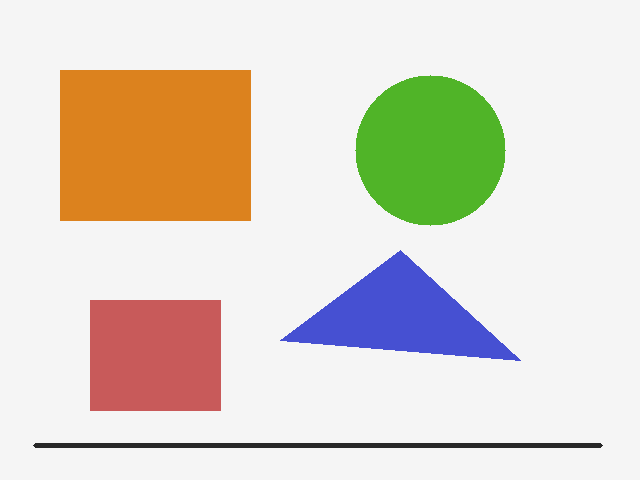
#> input picture 01_original.png, 640 x 480 px
$ python -i pipeline.py   (imports and definitions only)
#> lines starting #> are read from the running program, lines starting #| are printed output that depends on the picture; after the words box and inside, x2 and y2 are one past the last pixel; in counts of white or black regions, pixels touching at a corner belong together
from pathlib import Path
import cv2
import numpy as np

def load_image(path: Path) -> np.ndarray:
#> called with path = '01_original.png'
    image = cv2.imread(str(path))
#> image is the input picture: shape (480, 640, 3); mean B, G, R 202.4, 214.7, 222.2
    if image is None:
        raise FileNotFoundError(f"Image not found or unreadable: {path}")
    return image

def to_grayscale(image: np.ndarray) -> np.ndarray:
    return cv2.cvtColor(image, cv2.COLOR_BGR2GRAY)
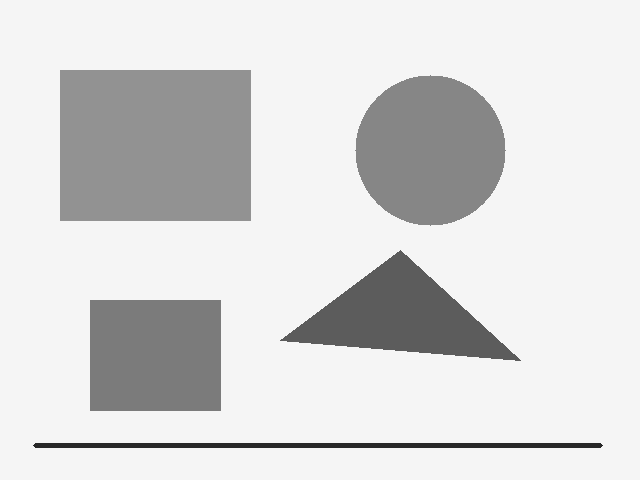
#> returned value: shape (480, 640); min 40, max 245, mean 215.6

def blur_image(gray: np.ndarray) -> np.ndarray:
    return cv2.GaussianBlur(gray, (5, 5), 0)

def detect_edges(blurred: np.ndarray) -> np.ndarray:
    return cv2.Canny(blurred, 50, 150)
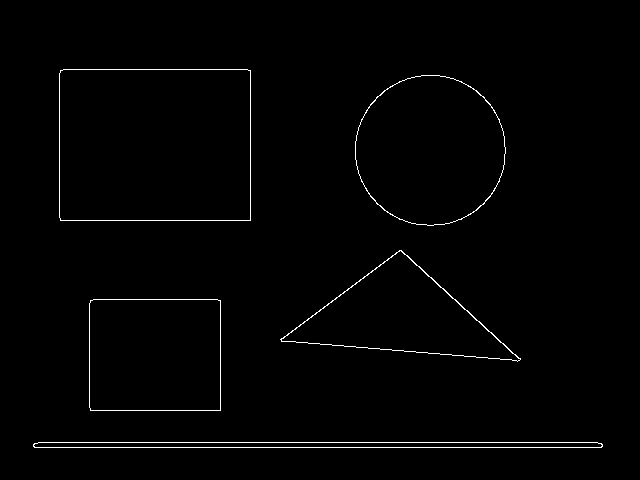
#> returned value: shape (480, 640); 1.1% white in thin lines or dots, all inside (x1, y1, x2, y2) = (33, 69, 603, 448)

def threshold_image(gray: np.ndarray) -> np.ndarray:
    _, threshold = cv2.threshold(gray, 120, 255, cv2.THRESH_BINARY)
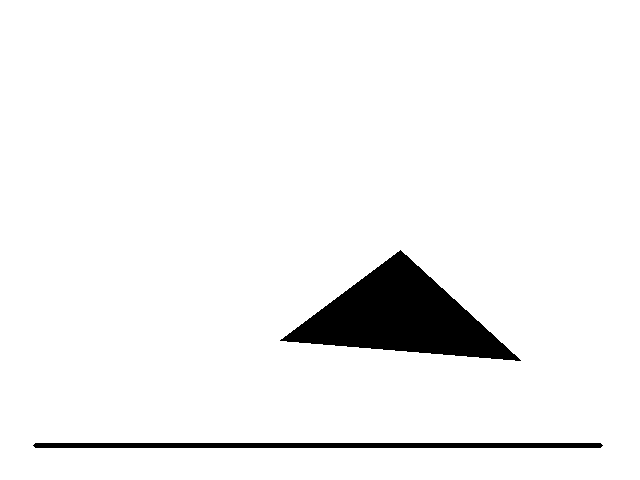
#> threshold: shape (480, 640); 95.1% white; 2 black regions
    return threshold

def find_objects(edges: np.ndarray, original: np.ndarray):
    contours, _ = cv2.findContours(edges, cv2.RETR_EXTERNAL, cv2.CHAIN_APPROX_SIMPLE)
#> contours = 5 contours; box (x1, y1, x2, y2) and area: (59, 69, 251, 221) 28830, (355, 75, 506, 226) 17702, (89, 299, 221, 411) 14530, (280, 250, 521, 362) 12243, (33, 442, 603, 448) 2834
    annotated = original.copy()
    objects = []

    for contour in contours:
        area = float(cv2.contourArea(contour))
        if area < 500:
            continue

        x, y, w, h = cv2.boundingRect(contour)
        perimeter = float(cv2.arcLength(contour, True))
        objects.append({
            "area": round(area, 2),
            "x": int(x),
            "y": int(y),
            "width": int(w),
            "height": int(h),
            "perimeter": round(perimeter, 2),
        })
        cv2.rectangle(annotated, (x, y), (x + w, y + h), (0, 0, 0), 3)
        cv2.putText(
            annotated,
            f"A={int(area)}",
            (x, max(20, y - 8)),
            cv2.FONT_HERSHEY_SIMPLEX,
            0.55,
            (0, 0, 0),
            2,
            cv2.LINE_AA,
        )
#> this loop made 5 passes
#> (area, x, y, w, h, perimeter) on passes 1 to 5: (2834, 33, 442, 570, 6, 1144.5), (14530, 89, 299, 132, 112, 481.7), (12243, 280, 250, 241, 112, 573.1), (17702, 355, 75, 151, 151, 499.2), (28830, 59, 69, 192, 152, 681.7)
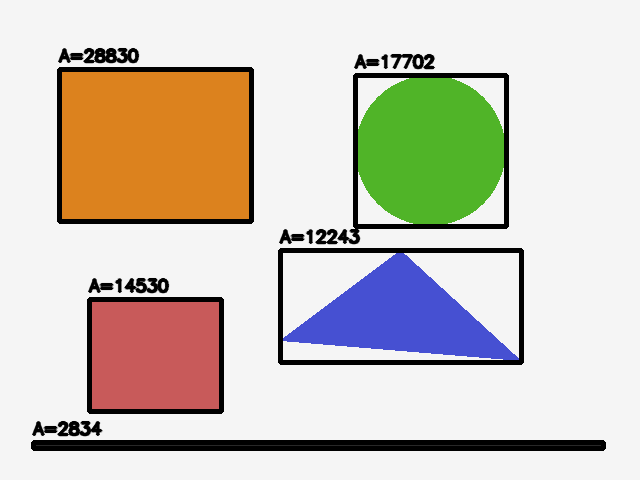
#> annotated: shape (480, 640, 3); 7.47% of pixels changed, all inside (x1, y1, x2, y2) = (31, 47, 606, 451)
#> after the loop, objects = 5 items

    objects.sort(key=lambda item: item["area"], reverse=True)
    return annotated, objects

def save_image(path: Path, image: np.ndarray):
    path.parent.mkdir(parents=True, exist_ok=True)
    if not cv2.imwrite(str(path), image):
        raise IOError(f"Failed to write image: {path}")

def run_pipeline(input_path: Path, output_dir: Path):
    output_dir = Path(output_dir)
    image = load_image(input_path)
    gray = to_grayscale(image)
    blurred = blur_image(gray)
    edges = detect_edges(blurred)
    threshold = threshold_image(gray)
    annotated, objects = find_objects(edges, image)
#> objects = 5 items

    save_image(output_dir / "01_original.png", image)
    save_image(output_dir / "02_grayscale.png", gray)
    save_image(output_dir / "03_blurred.png", blurred)
    save_image(output_dir / "04_edges.png", edges)
    save_image(output_dir / "05_threshold.png", threshold)
    save_image(output_dir / "06_contours.png", annotated)

    comparison = cv2.hconcat([
        cv2.cvtColor(image, cv2.COLOR_BGR2GRAY),
        edges,
        threshold,
        cv2.cvtColor(annotated, cv2.COLOR_BGR2GRAY),
    ])
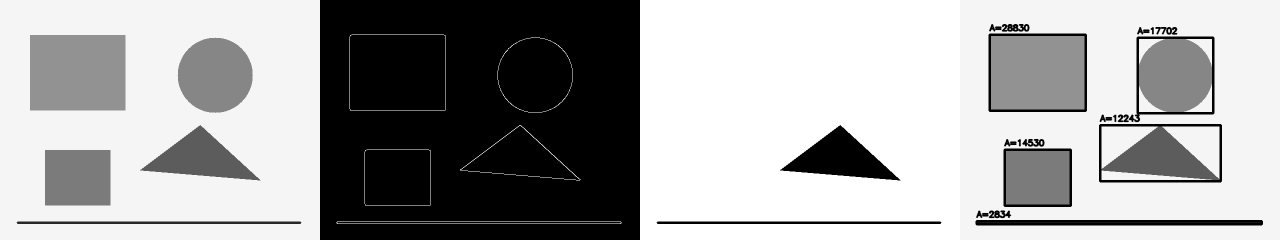
#> comparison: shape (480, 2560) (shown at 1/2 size); min 0, max 255, mean 165.4
    save_image(output_dir / "07_comparison.png", comparison)

    stats = {
        "Image height": image.shape[0],
        "Image width": image.shape[1],
        "Channels": image.shape[2],
        "Mean grayscale": round(float(gray.mean()), 2),
        "Edge pixels": int(np.count_nonzero(edges)),
        "Threshold foreground pixels": int(np.count_nonzero(threshold == 255)),
    }
#> stats = {'Image height': 480, 'Image width': 640, 'Channels': 3, 'Mean grayscale': 215.6, 'Edge pixels': 3450, 'Threshold foreground pixels': 292141}

    return {"stats": stats, "objects": objects, "object_count": len(objects)}

>>> result = run_pipeline('01_original.png', 'out.png')
#> result = 3 items

$ run again, on 07_comparison.png
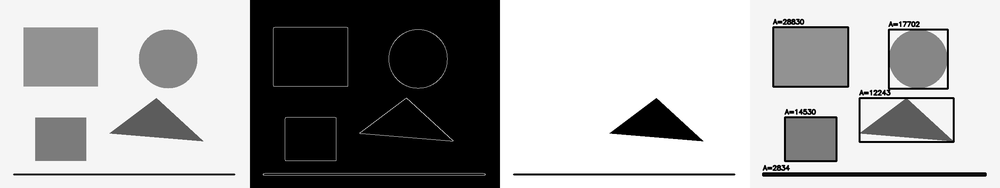
#> input picture 07_comparison.png, 1000 x 188 px, shrunk from 2560 x 480 before the run
#> in load_image, image is the input picture: shape (188, 1000, 3); min 0, max 255, mean 165.6
#> threshold: shape (188, 1000); 69.8% white; 26 black regions (5 under 20 px)
#> contours = 29 contours, 10 with area under 20; largest, box (x1, y1, x2, y2) and area: (771, 18, 850, 89) 4877, (271, 25, 350, 88) 4816, (23, 27, 99, 87) 4419, (890, 30, 947, 88) 3148, (387, 28, 449, 90) 2989
#> the loop in find_objects, `for contour in contours:` made 29 passes
#> (area, x, y, w, h, perimeter) on passes 2, 3, 5, 7, 8, 11, 16, 19: (660, 512, 172, 224, 4, 451.7), (891, 262, 172, 225, 5, 453.7), (943.5, 762, 164, 225, 13, 570.3), (2191, 35, 117, 52, 44, 186.8), (2517, 283, 115, 55, 48, 197.3), (2486, 783, 108, 55, 55, 340.4), (2183.5, 359, 97, 95, 46, 228.2), (3148.5, 890, 30, 57, 58, 225.1)
#> after the loop in find_objects, `for contour in contours:`:
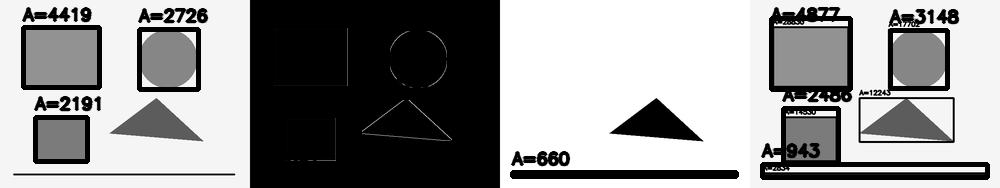
#> annotated: shape (188, 1000, 3); 10.05% of pixels changed, all inside (x1, y1, x2, y2) = (21, 6, 990, 180)
#> after the loop in find_objects, `for contour in contours:`: objects = 13 items
#> in run_pipeline, `comparison = cv2.hconcat([ cv2.cvtColor(image, cv2.COLOR_BGR2GRAY), ed..`:
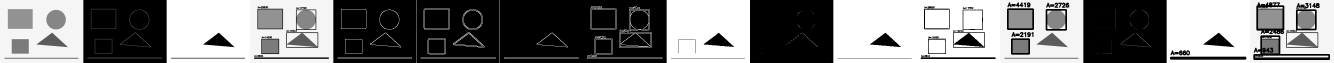
#> comparison: shape (188, 4000) (shown at 1/3 size); min 0, max 255, mean 125.6
#> stats = {'Image height': 188, 'Image width': 1000, 'Channels': 3, 'Mean grayscale': 165.6, 'Edge pixels': 7903, 'Threshold foreground pixels': 131202}
#> result = 3 items

$ run again, on class_overview.png
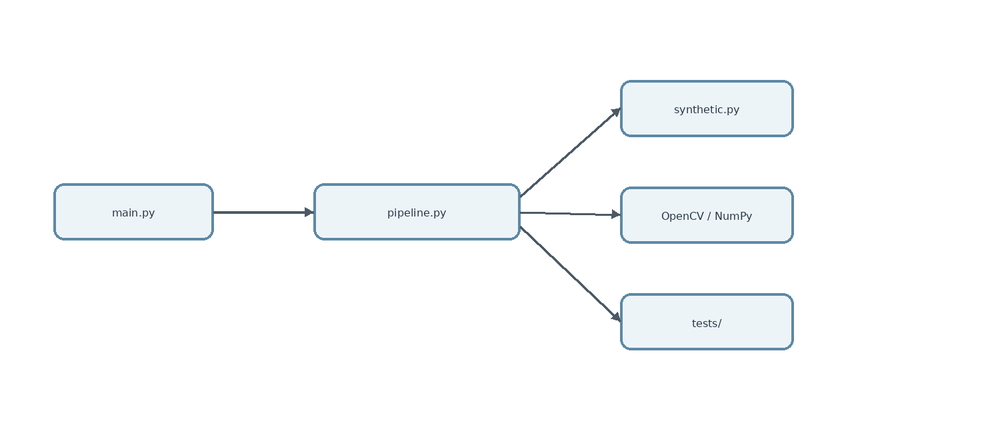
#> input picture class_overview.png, 1000 x 433 px, shrunk from 1500 x 650 before the run
#> in load_image, image is the input picture: shape (433, 1000, 3); mean B, G, R 252.3, 251.5, 250.1
#> threshold: shape (433, 1000); 99.2% white; black in thin lines or dots, all inside (x1, y1, x2, y2) = (54, 81, 793, 350)
#> contours = 6 contours, 1 with area under 20; largest, box (x1, y1, x2, y2) and area: (53, 79, 795, 351) 10472, (315, 186, 519, 238) 10225, (622, 82, 792, 135) 8714, (622, 295, 792, 348) 8712, (56, 186, 212, 238) 7856
#> the loop in find_objects, `for contour in contours:` made 6 passes
#> (area, x, y, w, h, perimeter) on passes 1, 2, 3, 5, 6: (8712, 622, 295, 170, 53, 430.3), (10225, 315, 186, 204, 52, 497.9), (7856.5, 56, 186, 156, 52, 402), (8714, 622, 82, 170, 53, 430.3), (10472.5, 53, 79, 742, 272, 5964.1)
#> after the loop in find_objects, `for contour in contours:`:
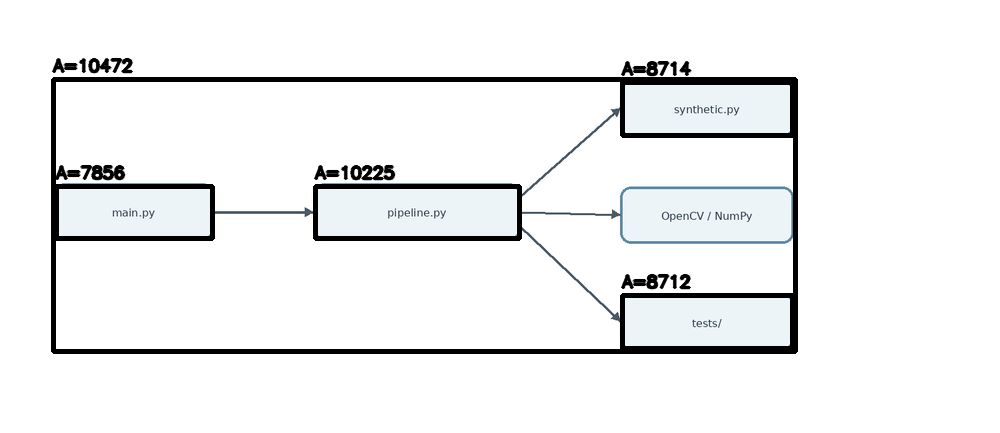
#> annotated: shape (433, 1000, 3); 5.22% of pixels changed, all inside (x1, y1, x2, y2) = (51, 57, 798, 354)
#> after the loop in find_objects, `for contour in contours:`: objects = 5 items
#> in run_pipeline, `comparison = cv2.hconcat([ cv2.cvtColor(image, cv2.COLOR_BGR2GRAY), ed..`:
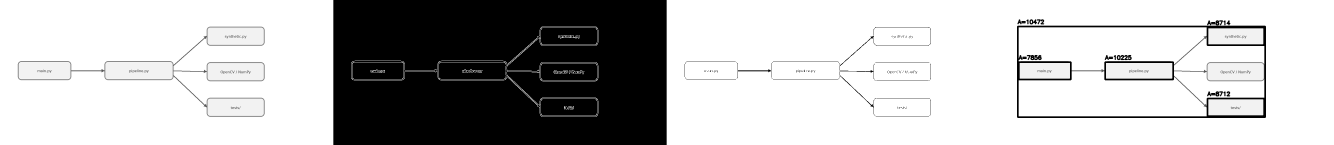
#> comparison: shape (433, 4000) (shown at 1/3 size); min 0, max 255, mean 187
#> stats = {'Image height': 433, 'Image width': 1000, 'Channels': 3, 'Mean grayscale': 251.1, 'Edge pixels': 6688, 'Threshold foreground pixels': 429348}
#> result = 3 items

$ run again, on comparison_report.png
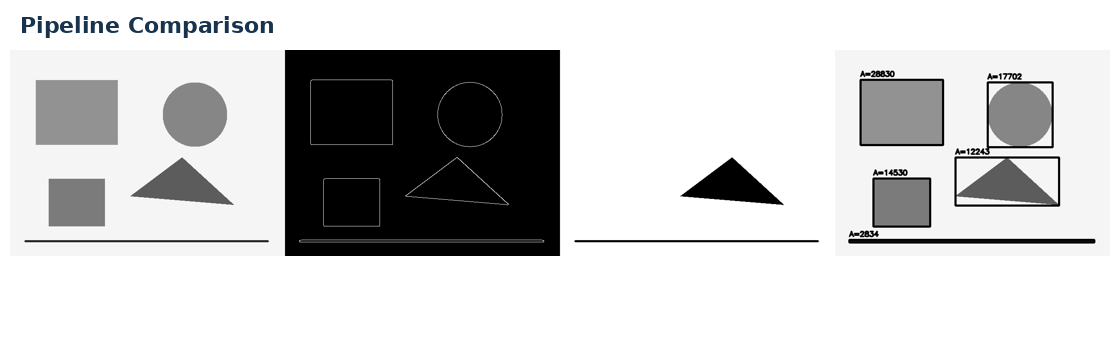
#> input picture comparison_report.png, 1120 x 340 px
#> in load_image, image is the input picture: shape (340, 1120, 3); mean B, G, R 201, 200.9, 200.8
#> threshold: shape (340, 1120); 81.6% white; 43 black regions (6 under 20 px)
#> contours = 35 contours, 4 with area under 20; largest, box (x1, y1, x2, y2) and area: (284, 49, 560, 256) 56639, (859, 77, 945, 147) 5774, (954, 72, 1061, 208) 5614, (35, 80, 118, 145) 5245, (989, 83, 1052, 146) 3810
#> the loop in find_objects, `for contour in contours:` made 35 passes
#> area on passes 8, 9, 10, 16, 19, 20, 21, 23: 162.5, 81, 81, 181, 93, 132, 92, 125
#> after the loop in find_objects, `for contour in contours:`:
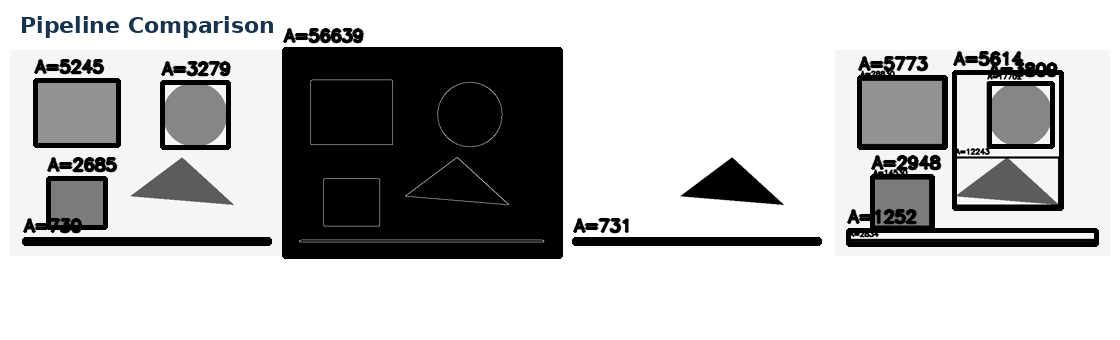
#> annotated: shape (340, 1120, 3); 7.29% of pixels changed, all inside (x1, y1, x2, y2) = (22, 27, 1099, 259)
#> after the loop in find_objects, `for contour in contours:`: objects = 11 items
#> in run_pipeline, `comparison = cv2.hconcat([ cv2.cvtColor(image, cv2.COLOR_BGR2GRAY), ed..`:
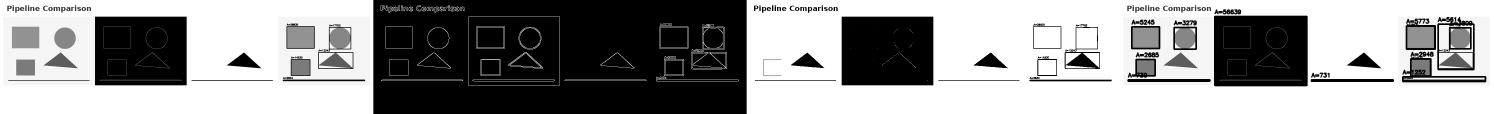
#> comparison: shape (340, 4480) (shown at 1/3 size); min 0, max 255, mean 150.6
#> stats = {'Image height': 340, 'Image width': 1120, 'Channels': 3, 'Mean grayscale': 200.9, 'Edge pixels': 10403, 'Threshold foreground pixels': 310571}
#> result = 3 items
